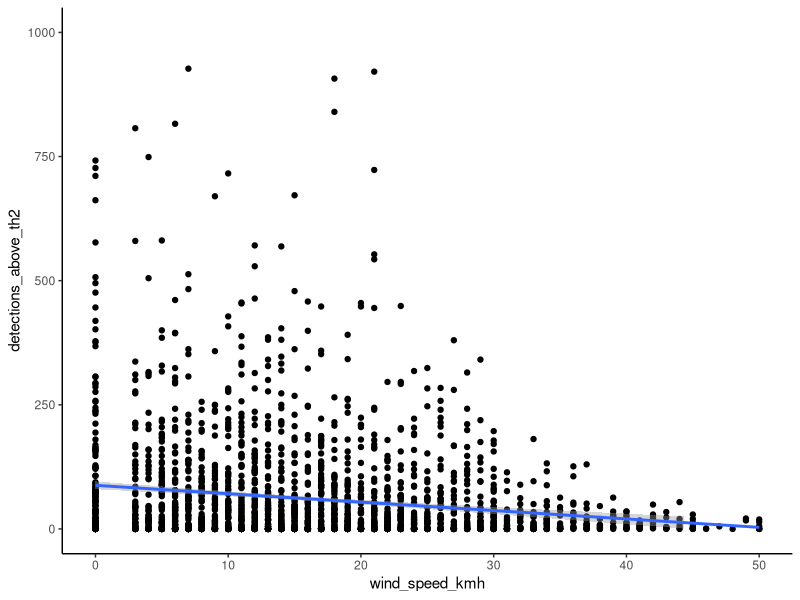
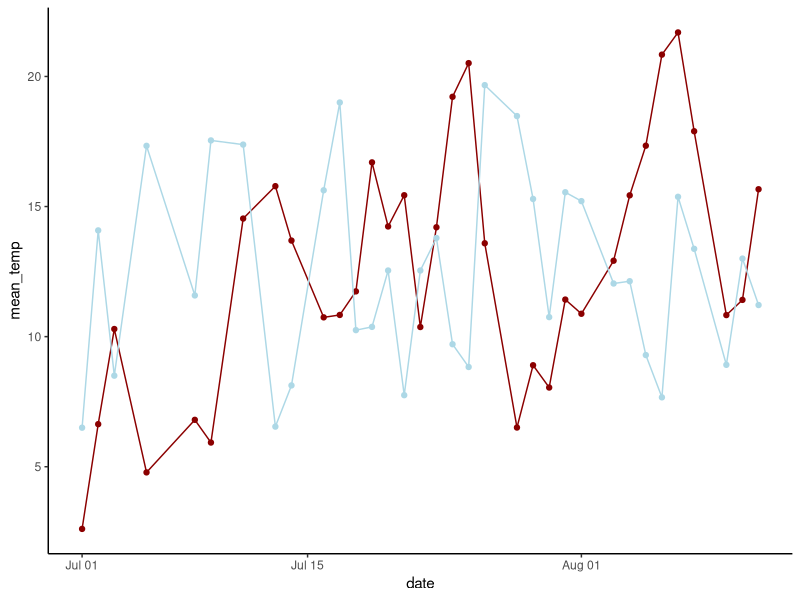
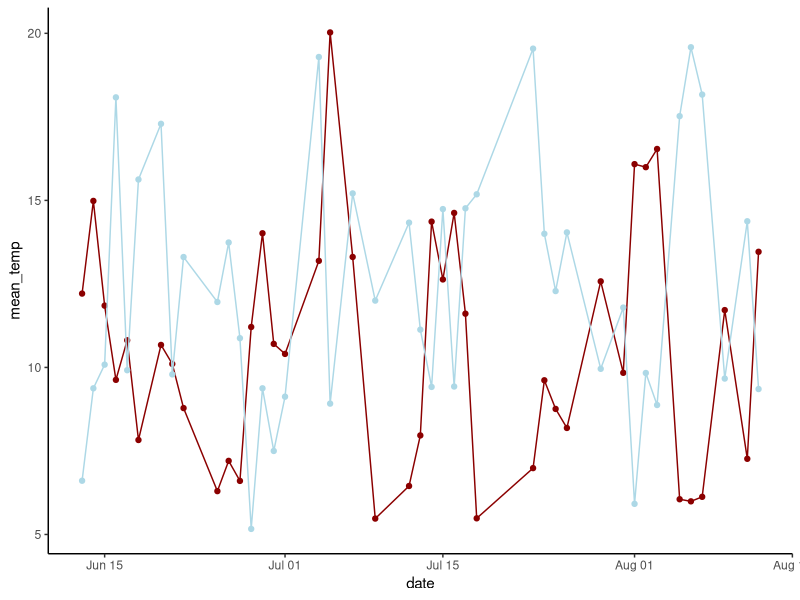
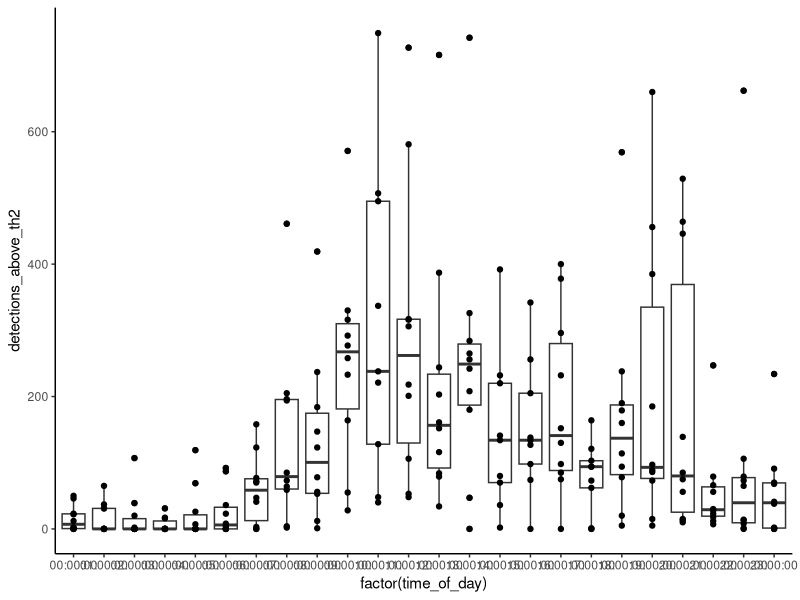
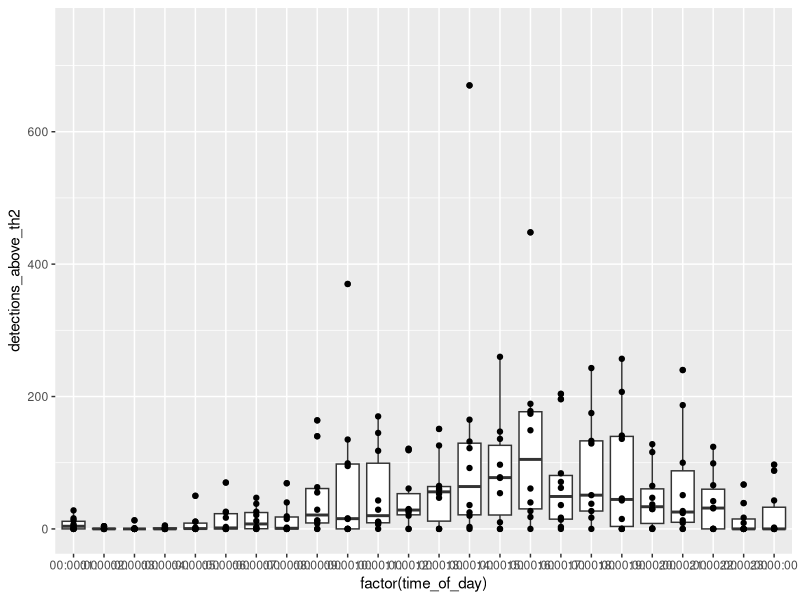
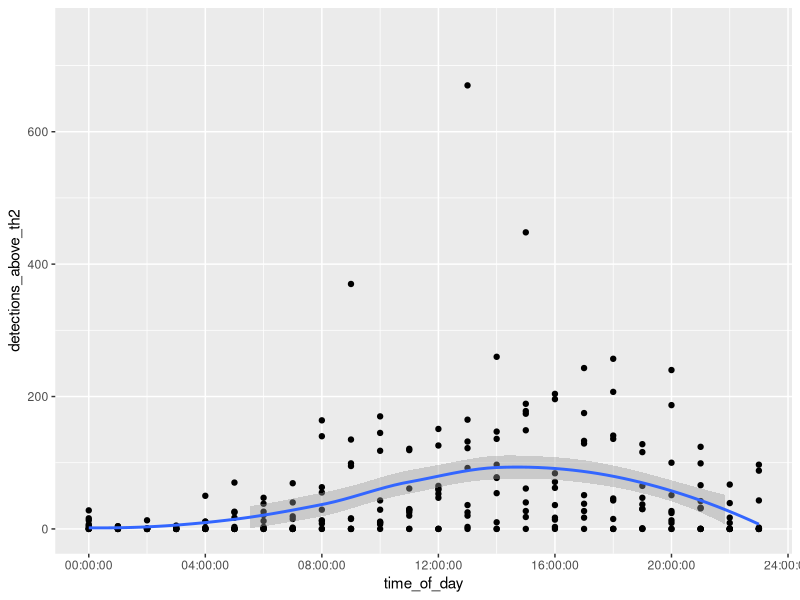
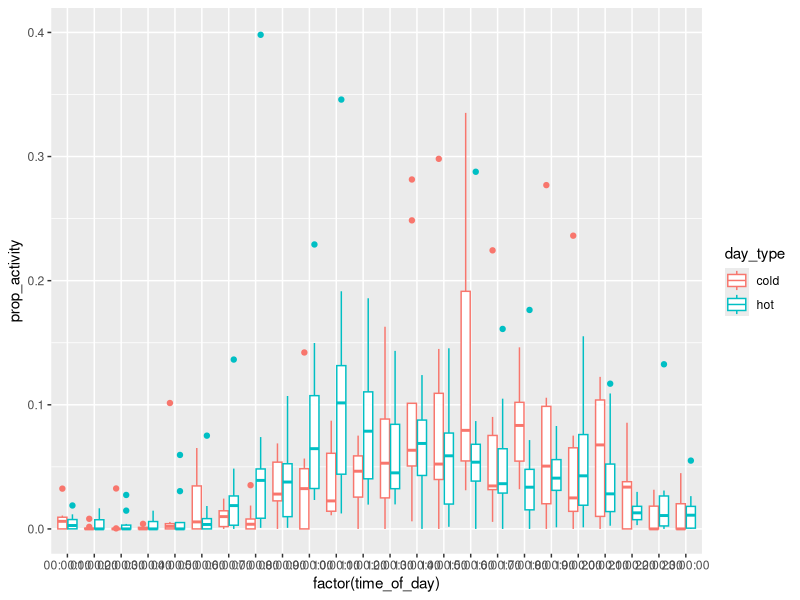
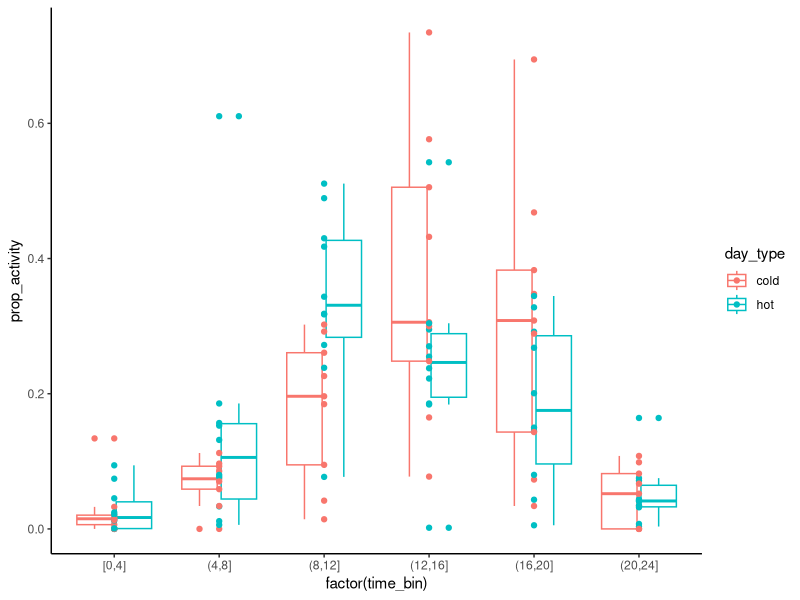

The R source for these figures, in order:
# ====================================================
# Script Name: BeeClim_analysis_AB.R
# Project: BumblebeeClim 2025-26
# Author: Alex Beauchemin
# Date Created: 2026-03-04
# Last Modified: 2026-03-04
# Description: This script includes the BumblebeeClim analysis.
# Dependencies: 
# ====================================================

#### SETUP ----
# Load required libraries
library(tidyverse)

# Add site coordinates
lat <- 69.583
lon <- -139.03

# Load compiled datasets
beeclim_2025 <- read_csv("./data/clean/beeclim_2025.csv")
beeclim_ECCC <- read_csv("./data/clean/beeclim_ECCC.csv")


#### ANALYSIS 1: Can we detect a difference in temporal patterning of bumblebee activity between warm and cool days

# Change timezone to show local time
attr(beeclim_ECCC$datetime_LST, "tzone") <- "America/Whitehorse"

# Calculate average daily temperature and wind
beeclim_ECCC <-  beeclim_ECCC %>%
  mutate(date = floor_date(datetime_LST, "day"))
mean_temp_wind <- beeclim_ECCC %>%
  group_by(date) %>%
  summarize(mean_temp = mean(temperature_C, na.rm = TRUE),
            mean_wind = mean(wind_speed_kmh, na.rm = TRUE))

# Visually assess threshold wind speed for bumblebee activity 
ggplot(beeclim_ECCC, aes(x = wind_speed_kmh, y = detections_above_th2)) +
  geom_point() +
  geom_smooth(method = "lm") +
  theme_classic() +
  ylim(0,1000) +
  xlim(0,50) # bumblebee activity does not appear to drop off dramatically until wind speeds are >20 km/h


# Filter for winds < 20, days with sun altitude always > 0, retain warmest days
ideal_bee_days <- mean_temp_wind %>%
  filter(mean_wind < 20)

ideal_bee_days_2024 <- ideal_bee_days %>%
  filter(date >= as.Date("2024-07-01") &
           date <= as.Date("2024-08-30"))
ideal_bee_days_2025 <- ideal_bee_days %>%
  filter(date >= as.Date("2025-06-01") &
           date <= as.Date("2025-08-30"))

ggplot(ideal_bee_days_2024, aes(x = date)) +
  geom_point(aes(y = mean_temp), colour = "darkred") +
  geom_line(aes(y = mean_temp), colour = "darkred") +
  geom_point(aes(y = mean_wind), colour = "lightblue") +
  geom_line(aes(y = mean_wind), colour = "lightblue") +
  theme_classic() 


ggplot(ideal_bee_days_2025, aes(x = date)) +
  geom_point(aes(y = mean_temp), colour = "darkred") +
  geom_line(aes(y = mean_temp), colour = "darkred") +
  geom_point(aes(y = mean_wind), colour = "lightblue") +
  geom_line(aes(y = mean_wind), colour = "lightblue") +
  theme_classic() 


# Test the following:
# Warm 2024 days: 2024-08-07, 2024-07-25, 2024-07-19, 2024-07-13, 2024-07-24
# Warm 2025 days: 2025-07-05, 2025-08-03, 2025-06-14, 2025-07-16, 2025-07-14

# Cold 2024 days: 2024-07-02, 2024-07-09, 2024-07-28, 2024-07-22, 2024-07-05
# Cold 2025 days: 2025-07-09, 2025-07-18, 2025-08-06, 2025-06-25, 2025-07-12
hot_dates <- as.Date(c("2024-08-07", "2024-07-25", "2024-07-19", "2024-07-13", "2024-07-24", "2025-07-05", "2025-08-03", "2025-06-14", "2025-07-16", "2025-07-14"))
cold_dates <- as.Date(c("2024-07-02", "2024-07-09", "2024-07-28", "2024-07-22", "2024-07-05", "2025-07-09", "2025-07-18", "2025-08-06", "2025-06-25", "2025-07-12"))

# Select dates
hot_days <- beeclim_ECCC %>%
  filter(as.Date(date) %in% hot_dates)
cold_days <- beeclim_ECCC %>%
  filter(as.Date(date) %in% cold_dates)


# Visualize
ggplot(hot_days, aes(x = factor(time_of_day), y = detections_above_th2)) +
  geom_boxplot() +
  geom_point() +
  theme_classic() +
  ylim(0,750)

ggplot(cold_days, aes(x = factor(time_of_day), y = detections_above_th2)) +
  geom_boxplot() +
  geom_point() +
  ylim(0,750)

ggplot(cold_days, aes(x = time_of_day, y = detections_above_th2)) +
  geom_point() +
  geom_smooth() +
  ylim(0,750)



# Visualization farm

daily_time_dist <- beeclim_ECCC %>%
  filter(as.Date(date) %in% c(hot_dates, cold_dates)) %>%
  mutate(day_type = ifelse(as.Date(date) %in% hot_dates, "hot", "cold")) %>%
  group_by(date) %>%
  mutate(total_detections = sum(detections_above_th2), .groups = "drop") %>%
  mutate(prop_activity = detections_above_th2 / total_detections)

ggplot(daily_time_dist,
       aes(x = factor(time_of_day), y = prop_activity, colour = day_type)) +
  geom_boxplot() +
  ylim(0, 0.4)
  #geom_point(alpha=0.2)

beeclim_ECCC_time_bin <- beeclim_ECCC %>%
  mutate(
    hour = as.numeric(format(datetime_LST, "%H")),
    time_bin = cut(hour,
                   breaks = c(0,4,8,12,16,20,24),
                   include.lowest = TRUE)
  )

daily_time_dist_time_bin <- beeclim_ECCC_time_bin %>%
  filter(as.Date(date) %in% c(hot_dates, cold_dates)) %>%
  mutate(day_type = ifelse(as.Date(date) %in% hot_dates, "hot", "cold")) %>%
  group_by(date) %>%
  mutate(total_detections = sum(detections_above_th2), .groups = "drop") %>%
  group_by(date, time_bin, day_type) %>%
  summarize(prop_activity = sum(detections_above_th2) / first(total_detections))

ggplot(daily_time_dist_time_bin,
       aes(x = factor(time_bin), y = prop_activity, colour = day_type)) +
  geom_boxplot() +
  geom_point() +
  theme_classic()



beeclim_ECCC_time_bin_prop <- beeclim_ECCC_time_bin %>%
  left_join(mean_temp_wind, by = "date") %>%
  group_by(date) %>%
  mutate(total_detections = sum(detections_above_th2), .groups = "drop") %>%
  group_by(date, time_bin, mean_temp, mean_wind, total_detections) %>%
  summarize(prop_activity = sum(detections_above_th2) / first(total_detections), .groups = "drop")

beeclim_ECCC_time_bin_detections <- beeclim_ECCC_time_bin %>%
  left_join(mean_temp_wind, by = "date") %>%
  group_by(date) %>%
  mutate(total_detections = sum(detections_above_th2), .groups = "drop") %>%
  group_by(date, time_bin, mean_temp, mean_wind, total_detections) %>%
  summarize(bin_detections = sum(detections_above_th2), .groups = "drop")

bee_model_data <- beeclim_ECCC_time_bin_prop %>%
  filter(!is.nan(prop_activity)) %>%
  filter(mean_wind < 20) %>%
  filter(prop_activity < 1)

mod <- lm(prop_activity ~ mean_temp * time_bin, data = bee_model_data)
summary(mod)

hist(bee_model_data$prop_activity)


library(emmeans)

slopes <- emtrends(mod, ~ time_bin, var = "mean_temp")
summary(slopes, infer = TRUE)

plot(slopes)

as.data.frame(slopes)

ggplot(as.data.frame(slopes), aes(time_bin, mean_temp.trend)) +
  geom_point() +
  geom_errorbar(aes(ymin = lower.CL, ymax = upper.CL), width = 0.2) +
  labs(y = "Temperature slope", x = "Time of day")

as.data.frame(slopes) %>%
  ggplot(aes(time_bin, mean_temp.trend)) +
  geom_point(size = 3) +
  geom_errorbar(aes(ymin = lower.CL, ymax = upper.CL), width = 0.2) +
  geom_hline(yintercept = 0, linetype = "dashed") +
  ylab("Temperature slope (Δ proportion activity per °C)") +
  xlab("Time of day") +
  theme_classic()

pairs(slopes)

newdata <- expand.grid(
  mean_temp = seq(min(bee_model_data$mean_temp),
                  max(bee_model_data$mean_temp),
                  length.out = 100),
  time_bin = levels(bee_model_data$time_bin)
)

pred <- predict(mod, newdata = newdata, se.fit = TRUE)

newdata$fit <- pred$fit
newdata$se <- pred$se.fit

newdata <- newdata %>%
  mutate(
    lower = fit - 1.96 * se,
    upper = fit + 1.96 * se
  )

ggplot(newdata, aes(x = mean_temp, y = fit, colour = time_bin)) +
  geom_line(size = 1.2) +
  geom_ribbon(aes(ymin = lower, ymax = upper, fill = time_bin),
              alpha = 0.2, colour = NA) +
  facet_wrap(~time_bin) +
  labs(
    x = "Mean temperature (°C)",
    y = "Predicted proportion of daily activity",
    colour = "Time of day",
    fill = "Time of day"
  ) +
  theme_classic()



ggplot() +
  geom_point(data = bee_model_data,
             aes(x = mean_temp, y = prop_activity, colour = time_bin),
             alpha = 0.4) +
  geom_line(data = newdata,
            aes(x = mean_temp, y = fit, colour = time_bin),
            linewidth = 1.2) +
  geom_ribbon(data = newdata,
              aes(x = mean_temp, ymin = lower, ymax = upper, fill = time_bin),
              alpha = 0.2, colour = NA) +
  facet_wrap(~time_bin) +
  labs(
    x = "Mean temperature (°C)",
    y = "Proportion of daily activity",
    colour = "Time of day",
    fill = "Time of day"
  ) +
  theme_classic()

sig_bins <- c("(4,8]", "(8,12]", "(12,16]")

newdata_sig <- newdata %>%
  filter(time_bin %in% sig_bins)

bee_model_sig <- bee_model_data %>%
  filter(time_bin %in% sig_bins)

ggplot() +
  geom_point(data = bee_model_sig,
             aes(mean_temp, prop_activity, colour = time_bin),
             alpha = 0.5) +
  geom_line(data = newdata_sig,
            aes(mean_temp, fit, colour = time_bin),
            colour = "black",
            linewidth = 1.2) +
  geom_ribbon(data = newdata_sig,
              aes(mean_temp, ymin = lower, ymax = upper, fill = time_bin),
              alpha = 0.5) +
  facet_wrap(~time_bin, ncol = 1) +
  theme_classic() +
  labs(
    x = "Daily mean temperature (°C)",
    y = "Proportion of daily activity"
  ) +
  theme(legend.position = "none")


midday_bee <- beeclim_ECCC_time_bin_prop %>%
  filter(prop_activity != "NaN") %>%
  filter(time_bin == "(12,16]") %>%
  filter(mean_wind < 20)

early_morning_bee <- beeclim_ECCC_time_bin_prop %>%
  filter(prop_activity != "NaN") %>%
  filter(time_bin == "(4,8]") %>%
  filter(mean_wind < 20)

morning_bee <- beeclim_ECCC_time_bin_prop %>%
  filter(prop_activity != "NaN") %>%
  filter(time_bin == "(8,12]") %>%
  filter(mean_wind < 20)

evening_bee <- beeclim_ECCC_time_bin_prop %>%
  filter(prop_activity != "NaN") %>%
  filter(time_bin == "(16,20]") %>%
  filter(mean_wind < 20)

night_bee <- beeclim_ECCC_time_bin_prop %>%
  filter(prop_activity != "NaN") %>%
  filter(prop_activity < 1) %>%
  filter(time_bin %in% c("(20,24]", "(0,4]")) %>%
  filter(mean_wind < 20)

ggplot(midday_bee, aes(x = mean_temp, y = prop_activity)) +
  geom_point() +
  geom_smooth(method = "lm") +
  theme_classic() 
  
ggplot(morning_bee, aes(x = mean_temp, y = prop_activity)) +
  geom_point() +
  geom_smooth(method = "lm") +
  theme_classic() 

ggplot(evening_bee, aes(x = mean_temp, y = prop_activity)) +
  geom_point() +
  geom_smooth(method = "lm") +
  theme_classic()

ggplot(night_bee, aes(x = mean_temp, y = prop_activity)) +
  geom_point() +
  geom_smooth(method = "lm") +
  theme_classic()

ggplot(early_morning_bee, aes(x = mean_temp, y = prop_activity)) +
  geom_point() +
  geom_smooth(method = "lm") +
  theme_classic()

#### Exploratory visualizations ----

# Histograms for distribution of response variable
hist(beeclim_2025$bumblebee_buzz_hourly)
hist(beeclim_2025$bumblebee_buzz_hourly[
  beeclim_2025$bumblebee_buzz_hourly < 20
], breaks = 100)


# Plotting variables over 24-hour window
ggplot(beeclim_2025, 
aes(x = time_of_day)) +
  geom_smooth(method = "loess", aes(y = temperature_C), colour = "orange2") +
  geom_point(aes(y = bumblebee_buzz_hourly/30), colour = "black", alpha = 0.2) +
  geom_smooth(method = "loess", aes(y = bumblebee_buzz_hourly/30), colour = "gold") +
  geom_smooth(method = "loess", aes(y = solar_radiation/35), colour = "blue", alpha = 0.2) +
  ylim(0,25) +
  theme_classic()
   
# Plotting variables over summer
ggplot(beeclim_2025, 
       aes(x = time_index)) +
  geom_point(aes(y = temperature_C), colour = "black", alpha = 0.2) +
  geom_point(aes(y = bumblebee_buzz_hourly/30), colour = "orange2", alpha = 0.2) +
  geom_smooth(method = "loess", aes(y = bumblebee_buzz_hourly/30), colour = "gold") +
  ylim(-3,35) +
  theme_classic()


# Identify starting point temperature for Tmin
ggplot(beeclim_2025, 
       aes(x = temperature_C, y = bumblebee_buzz_hourly)) +
  geom_point() +
  geom_smooth(method = "lm", colour = "orange2") +
  ylim(0,1000) +
  xlim(-5,15) +
  theme_classic()

ggplot(beeclim_2025, 
       aes(x = temperature_C, y = bumblebee_buzz_hourly)) +
  geom_point() +
  geom_smooth(method = "lm", colour = "orange2") +
  ylim(0,1000) +
  xlim(-5,20) +
  theme_classic()

ggplot(beeclim_2025, 
       aes(x = temperature_C, y = bumblebee_buzz_hourly)) +
  geom_point() +
  geom_smooth(method = "lm", colour = "orange2") +
  ylim(0,1000) +
  xlim(-5,30) +
  theme_classic()

# Assess correlation factors
cor(beeclim_2025$temperature_C, beeclim_2025$doy)
cor(beeclim_2025$temperature_C, beeclim_2025$solar_radiation)
cor(beeclim_2025$temperature_C, beeclim_2025$time_of_day_hour)
cor(beeclim_2025$temperature_C, beeclim_2025$altitude)
